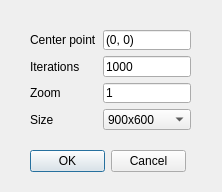
<?xml version="1.0" encoding="UTF-8"?>
<ui version="4.0">
 <class>Create_dialog</class>
 <widget class="QDialog" name="Create_dialog">
  <property name="geometry">
   <rect>
    <x>0</x>
    <y>0</y>
    <width>222</width>
    <height>192</height>
   </rect>
  </property>
  <property name="windowTitle">
   <string>Dialog</string>
  </property>
  <widget class="QDialogButtonBox" name="buttonBox">
   <property name="geometry">
    <rect>
     <x>30</x>
     <y>150</y>
     <width>156</width>
     <height>23</height>
    </rect>
   </property>
   <property name="orientation">
    <enum>Qt::Horizontal</enum>
   </property>
   <property name="standardButtons">
    <set>QDialogButtonBox::Cancel|QDialogButtonBox::Ok</set>
   </property>
  </widget>
  <widget class="QWidget" name="formLayoutWidget">
   <property name="geometry">
    <rect>
     <x>30</x>
     <y>30</y>
     <width>161</width>
     <height>100</height>
    </rect>
   </property>
   <layout class="QFormLayout" name="formLayout">
    <item row="0" column="0">
     <widget class="QLabel" name="label">
      <property name="text">
       <string>Center point</string>
      </property>
     </widget>
    </item>
    <item row="0" column="1">
     <widget class="QLineEdit" name="center">
      <property name="text">
       <string>(0, 0)</string>
      </property>
     </widget>
    </item>
    <item row="1" column="0">
     <widget class="QLabel" name="label_2">
      <property name="text">
       <string>Iterations</string>
      </property>
     </widget>
    </item>
    <item row="1" column="1">
     <widget class="QLineEdit" name="itrs">
      <property name="text">
       <string>1000</string>
      </property>
     </widget>
    </item>
    <item row="2" column="0">
     <widget class="QLabel" name="label_3">
      <property name="text">
       <string>Zoom</string>
      </property>
     </widget>
    </item>
    <item row="2" column="1">
     <widget class="QLineEdit" name="zoom">
      <property name="text">
       <string>1</string>
      </property>
     </widget>
    </item>
    <item row="3" column="0">
     <widget class="QLabel" name="label_4">
      <property name="text">
       <string>Size</string>
      </property>
     </widget>
    </item>
    <item row="3" column="1">
     <widget class="QComboBox" name="size">
      <item>
       <property name="text">
        <string>900x600</string>
       </property>
      </item>
      <item>
       <property name="text">
        <string>1200x800</string>
       </property>
      </item>
      <item>
       <property name="text">
        <string>1800x1200</string>
       </property>
      </item>
      <item>
       <property name="text">
        <string>3000x2000</string>
       </property>
      </item>
     </widget>
    </item>
   </layout>
  </widget>
 </widget>
 <resources/>
 <connections>
  <connection>
   <sender>buttonBox</sender>
   <signal>accepted()</signal>
   <receiver>Create_dialog</receiver>
   <slot>accept()</slot>
   <hints>
    <hint type="sourcelabel">
     <x>248</x>
     <y>254</y>
    </hint>
    <hint type="destinationlabel">
     <x>157</x>
     <y>274</y>
    </hint>
   </hints>
  </connection>
  <connection>
   <sender>buttonBox</sender>
   <signal>rejected()</signal>
   <receiver>Create_dialog</receiver>
   <slot>reject()</slot>
   <hints>
    <hint type="sourcelabel">
     <x>316</x>
     <y>260</y>
    </hint>
    <hint type="destinationlabel">
     <x>286</x>
     <y>274</y>
    </hint>
   </hints>
  </connection>
 </connections>
</ui>
